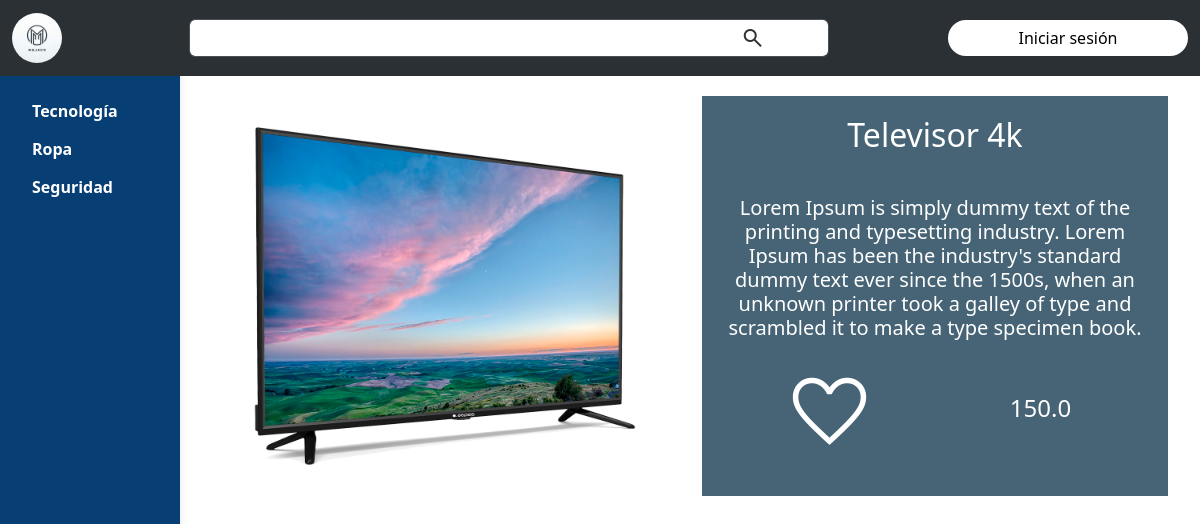
/product/1/, run on the app's committed database.
### intro/models.py (models this page shows, shortened)
class Category(models.Model):
    name = models.CharField(max_length=50)
    photo = models.ImageField(upload_to='categories/', default='categories/default-category.jpeg')

class Product(models.Model):
    name = models.CharField(max_length=50)
    price = models.FloatField()
    stock = models.IntegerField()
    description = models.TextField()
    photo = models.ImageField(upload_to='products/')
    category = models.ForeignKey(Category, on_delete=models.CASCADE)
    stars = models.FloatField(null=True, blank=True, default=0.0)
    comments = models.ManyToManyField(comment, blank=True)

### intro/views.py (the view)
# urls.py: path('product/<int:id>/', views.item, name='product'),
def item(request, id):
    product = Product.objects.get(pk=id)
    return render(request, 'item.html', {
        'product': product
    })

### intro/context_processors.py (called while the page is built)
def categories(request):
    return  {'categories': Category.objects.all()}

### intro/templates/item.html (shortened to what this page needs)
{% extends 'layout.html' %}
{% load static %}
{% block body %}
<div class="container text-center">
    <div class="row row-cols-1 row-cols-md-2">
        <div class="col-6">
            <div class="container-photo">
                <img src="{{ product.photo.url }}" class="img-fluid" alt="{{ product.name }}">
            </div>
        </div>
        <div class="col-6">
            <div class="container text-section">
                <div class="col">
                    <h2>{{ product.name }}</h2>
                </div>
                <div class="col">
                    <h5>{{ product.description }}</h5>
                </div>
                <div class="row cont-flex">
                    <div class="col">
                        <form action="" method="post">
                            <button type="submit" class="fav-item item-cash">
                                <span class="material-symbols-outlined bigger-icon">
                                </span>
                            </button>
                        </form>
                    </div>
                    <div class="col"><div class="price-item"><h4>{{ product.price }}</h4></div></div>
                </div>
            </div>
        </div>
    </div>
</div>
{% endblock %}

### intro/templates/layout.html (shortened to what this page needs)
{% load static %}
<!DOCTYPE html>
<html lang="es">
<head>
    <link rel="stylesheet" href="{% static 'css/style.css' %}">
    <link href="https://cdn.jsdelivr.net/npm/bootstrap@5.3.3/dist/css/bootstrap.min.css" rel="stylesheet">
</head>
<body>
    <nav class="navbar fixed-top sticky-top bg-body-tertiary" data-bs-theme="dark">
        <div class="container-fluid">
            <a class="navbar-brand" href="{% url 'intro:intro' %}">
                <img class="nav_logo" src="{% static 'img/Logo majach.jpg' %}" alt="Home" width="100">
            </a>
            <form class="d-flex" role="search">
                <div class="container input_search">
                    <div class="row">
                        <div class="col">
                            <input class="form-control me-2" type="search" aria-label="Search">
                            <span class="material-symbols-outlined">
                            </span>
                        </div>
                    </div>
                </div>
            </form>
            <div class="self_responsive_end">
                {% if not user.is_authenticated %}
                <button type="button" class="btn btn-primary login_button" data-bs-toggle="modal" data-bs-target="#staticBackdrop" data-section="layout" data-value="login"></button>
                {% endif %}
            </div>
        </div>
    </nav>
    <nav id="sidebar">
        <ul>
            {% for category in categories %}
                <a href="{% url 'intro:products' category.name %}">
                    <li>{{ category.name }}</li>
                </a>
            {% endfor %}
        </ul>
    </nav>
    <main id="body">
        {% block body %} {% endblock %}
    </main>
</body>
</html>

### intro/static/css/style.css (style rules this page uses)
* { margin: 0; padding: 0; box-sizing: border-box; }
body { font-family: 'Poppins', sans-serif; background-color: #f8f9fa; z-index: -100; }
a { text-decoration: none !important; }
.me-2 { width: 80vh !important; background-color: #ffffff !important; color: black !important; }
.login_button { background-color: #ffffff !important; border: none !important; color: black !important; border-radius: 50px !important; padding: 10px 20px; border-radius: 5px; cursor: pointer; width: 30vh; display: flex; justify-content: center; align-items: center; }
.input_search span { position: absolute; top: 50%; left: 63%; transform: translate(-63%, -50%); color: #333; }
.nav_logo { border-radius: 50%; width: 50px; }
#sidebar { background-color: #073F74; width: 15%; height: 100vh; position: fixed; top: 0; left: 0; display: flex; flex-direction: column; align-items: center; justify-content: space-between; padding: 20px 0; box-shadow: 0 0 10px rgba(0, 0, 0, 0.1); z-index: 10; }
#sidebar ul { width: 100%; height: auto; display: flex; flex-direction: column; justify-content: start; list-style: none; flex-wrap: wrap; margin-top: 40%; align-content: flex-start; color: #ffffff; }
#sidebar ul li { width: 100%; height: auto; display: flex; flex-direction: row; align-items: center; justify-content: start; padding: 7px 0px; cursor: pointer; }
#sidebar ul a { width: 80%; color: #ffffff; font-weight: bold; }
#body { margin-left: 15%; padding: 20px; }
.item-cash { background-color: transparent; color: #ffffff; border: none; }
.container-photo { width: 100%; max-height: 50vh; display: flex; flex-direction: row; align-items: center; justify-content: center; padding: 10px; }
.container-photo img { width: auto; max-height: 50vh; }
.text-section { width: 100%; height: 100%; display: flex; flex-direction: column; align-items: center; justify-content: space-around; padding: 20px; background-color: #466475; color: #ffffff; }
.fav-item { width: 100%; height: auto; display: flex; flex-direction: row; align-items: center; justify-content: center; padding: 10px; }
.cont-flex { width: 100%; height: auto; flex-direction: row; align-items: center; justify-content: space-between; padding: 10px; }
.bigger-icon { font-size: 5.5rem !important; }

### data on the page
Category: name "Tecnología"
Category: name "Ropa"
Category: name "Seguridad"
Product: photo (picture), name "Televisor 4k", description "Lorem Ipsum is simply dummy text of the printing and typesetting industry. Lorem Ipsum has been the industry's standard dummy text ever since the 1500s, when an unknown printer took a galley of type and scrambled it to make a type specimen book.", price "150.0"
